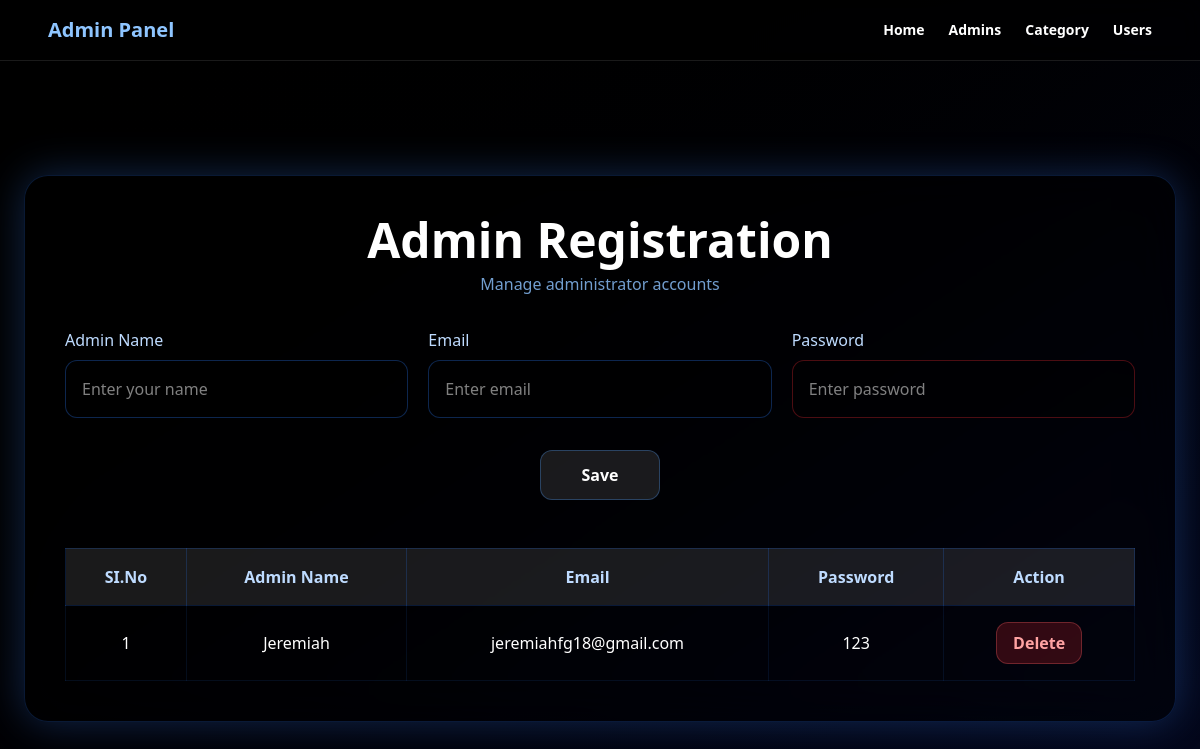
/administrator/AdminRegistration/ (signed in), run on the app's committed database.
### Administrator/models.py (models this page shows)
class tbl_admin(models.Model):
    admin_name = models.CharField(max_length=50)
    admin_email = models.CharField(max_length=50)
    admin_password = models.CharField(max_length=50)

### Administrator/views.py (the view)
    def wrapper(request, *args, **kwargs):
        if "uid" not in request.session:
            return redirect("/guest/Login/")
        response = view_func(request, *args, **kwargs)
        add_never_cache_headers(response)
        return response

### Administrator/views.py (called while the page is built, shortened)
def admin_login_required(view_func):
    def wrapper(request, *args, **kwargs):
        if "uid" not in request.session:
            return redirect("/guest/Login/")
        response = view_func(request, *args, **kwargs)
        add_never_cache_headers(response)
        return response
    return wrapper

@admin_login_required
def adminregistration(requests):
    data = tbl_admin.objects.all()
    return render(requests, "Administrator/adminregistration.html", {"AdminRegistration": data})

### Administrator/templates/Administrator/AdminRegistration.html (shortened to what this page needs)
<!DOCTYPE HTML>
<html>
<head>
    {% load static %}
    <link rel="stylesheet" href="{% static 'css/output.css' %}">
    <script src="https://cdn.jsdelivr.net/npm/@tailwindcss/browser@4"></script>
</head>
<body class="min-h-screen flex items-center justify-center bg-gradient-to-br from-black via-blue-950 to-red-950 pt-24">
<nav class="w-full fixed top-0 left-0 z-50 bg-black/40 backdrop-blur-md border-b border-white/10">
    <div class="max-w-6xl mx-auto flex justify-between items-center px-6 py-4 text-white">
        <div class="font-bold text-xl text-blue-300">
            Admin Panel
        </div>
        <div class="flex gap-6 text-sm font-semibold">
            <a href="{% url 'homepage' %}" class="hover:text-green-400 transition">
                Home
            </a>
            <a href="{% url 'adminregistration' %}" class="hover:text-yellow-400 transition">
                Admins
            </a>
            <a href="{% url 'Category' %}" class="hover:text-purple-400 transition">
                Category
            </a>
            <a href="{% url 'user_verification' %}" class="hover:text-red-400 transition">
                Users
            </a>
        </div>
    </div>
</nav>
<div class="w-full max-w-6xl p-10 rounded-3xl
            backdrop-blur-xl
            bg-black/40
            border border-blue-500/20
            shadow-[0_0_40px_rgba(59,130,246,0.3)]">
    <h3 class="text-5xl font-black text-white text-center mb-2">
        Admin Registration
    </h3>
    <p class="text-center text-blue-300/80 mb-8">
        Manage administrator accounts
    </p>
    <form method="POST">
        <div class="grid grid-cols-1 md:grid-cols-3 gap-5">
            <div>
                <label class="block text-blue-200 mb-2 font-medium">
                    Admin Name
                </label>
                <input type="text" name="admin_name"
                       placeholder="Enter your name"
                       class="w-full p-4 rounded-xl bg-black/40 border border-blue-500/30 text-white focus:ring-2 focus:ring-blue-500 outline-none">
            </div>
            <div>
                <label class="block text-blue-200 mb-2 font-medium">
                    Email
                </label>
                <input type="email" name="admin_email"
                       placeholder="Enter email"
                       class="w-full p-4 rounded-xl bg-black/40 border border-blue-500/30 text-white focus:ring-2 focus:ring-blue-500 outline-none">
            </div>
            <div>
                <label class="block text-blue-200 mb-2 font-medium">
                    Password
                </label>
                <input type="password" name="admin_password"
                       placeholder="Enter password"
                       class="w-full p-4 rounded-xl bg-black/40 border border-red-500/30 text-white focus:ring-2 focus:ring-red-500 outline-none">
            </div>
        </div>
        <div class="mt-8 flex justify-center">
            <button type="submit"
                    class="px-10 py-3 rounded-xl
                           bg-white/10 border border-blue-400/30
                           text-white font-bold
                           hover:bg-blue-500/20 hover:scale-105
                           transition-all duration-300">
                Save
            </button>
        </div>
    </form>
    <div class="mt-12 overflow-x-auto">
        <table class="w-full text-center border-collapse">
            <thead>
                <tr class="bg-white/10 text-blue-200">
                    <th class="p-4 border border-blue-500/20">SI.No</th>
                    <th class="p-4 border border-blue-500/20">Admin Name</th>
                    <th class="p-4 border border-blue-500/20">Email</th>
                    <th class="p-4 border border-blue-500/20">Password</th>
                    <th class="p-4 border border-blue-500/20">Action</th>
                </tr>
            </thead>
            <tbody>
                {% for a in AdminRegistration %}
                <tr class="text-white hover:bg-white/5 transition">
                    <td class="p-4 border border-blue-500/10">
                        {{ forloop.counter }}
                    </td>
                    <td class="p-4 border border-blue-500/10">
                        {{ a.admin_name }}
                    </td>
                    <td class="p-4 border border-blue-500/10">
                        {{ a.admin_email }}
                    </td>
                    <td class="p-4 border border-blue-500/10">
                        {{ a.admin_password }}
                    </td>
                    <td class="p-4 border border-blue-500/10">
                        <form method="POST"
                              action="{% url 'delete_admin_registration' a.id %}">
                            <button type="submit"
                                    class="px-4 py-2 rounded-xl
                                           bg-red-500/20 border border-red-400/30
                                           text-red-300 font-semibold
                                           hover:bg-red-500/30 hover:text-white
                                           transition-all">
                                Delete
                            </button>
                        </form>
                    </td>
                </tr>
                {% endfor %}
            </tbody>
        </table>
    </div>
</div>
</body>
</html>

### Administrator/templates/Administrator/AdminRegistration.html (style rules this page uses)
body { background-size:400% 400%; animation:gradient 12s ease infinite; }

### data on the page
tbl_admin: admin_name "Jeremiah", admin_email "jeremiahfg18@gmail.com", admin_password "123"
